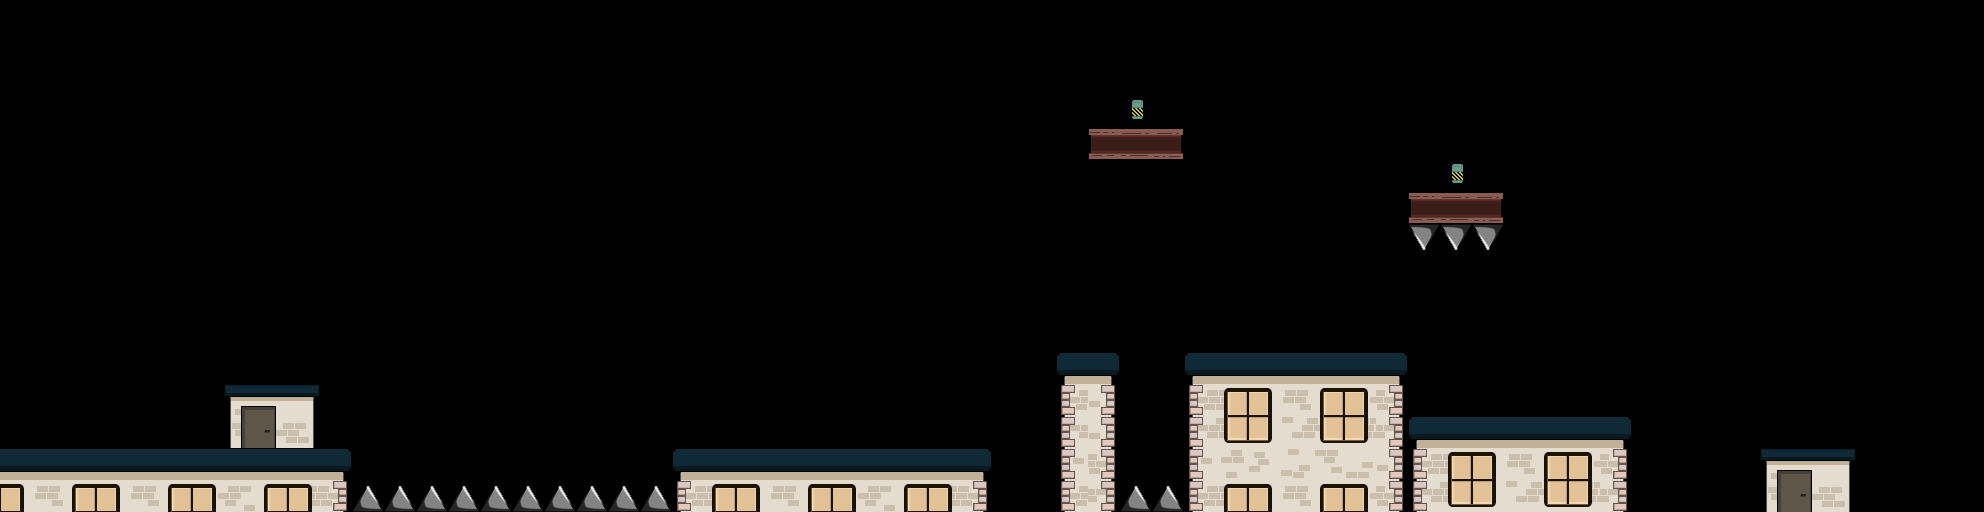

Below is a game level as drawn by its tile map, then a one-line description and the .tmx that defines it (tile-layer data replaced by summaries):
An orthogonal 62x16 tile map with 32x32 px tiles, 1 tile layer (Tile Layer), 3 tilesets and 21 objects (17x Body, InhalantSpawn, PendulumSpawn, PlayerSpawn, EndPointSpawn).

<map version="1.0" orientation="orthogonal" width="62" height="16" tilewidth="32" tileheight="32">
 <properties>
  <property name="props:Physics:DrawMode" value="" />
 </properties>
 <tileset firstgid="1" name="rooftops" tilewidth="32" tileheight="32">
  <image source="rooftops.png" width="320" height="192" />
 </tileset>
 <tileset firstgid="61" name="spikes 32px" tilewidth="32" tileheight="32">
  <image source="spikes 32px.png" width="64" height="96" />
 </tileset>
 <tileset firstgid="67" name="plank" tilewidth="32" tileheight="32">
  <image source="plank.png" width="96" height="96" />
 </tileset>
 <layer name="Tile Layer" width="62" height="16">
  <data>[992 cells, 151 non-empty, 47 distinct tile ids]</data>
 </layer>
 <objectgroup name="Enemy" width="62" height="16">
  <object name="Inhalant" type="InhalantSpawn" x="1521" y="394">
   <properties>
    <property name="props:aggroRadius" value="64" />
    <property name="props:enemyType" value="3" />
    <property name="props:patrolDirection" value="-1" />
    <property name="props:patrolRadius" value="32" />
    <property name="props:patrolSpeed" value="1" />
   </properties>
   <ellipse />
  </object>
  <object name="Ground" type="Body" x="224" y="384" width="96" height="64">
   <properties>
    <property name="props:IsGround" value="" />
    <property name="props:bodyType" value="static" />
    <property name="props:friction" value="1" />
   </properties>
  </object>
  <object name="swing" type="PendulumSpawn" x="1136" y="159">
   <properties>
    <property name="props:radius" value="80" />
   </properties>
   <ellipse />
  </object>
 </objectgroup>
 <objectgroup name="Player" width="62" height="16">
  <object name="player" type="PlayerSpawn" x="63" y="394">
   <properties>
    <property name="props:Player" value="" />
    <property name="props:canJump" value="" />
    <property name="props:playerImage" value="Images/Neg/Main Char Neg.png" />
   </properties>
   <ellipse />
  </object>
 </objectgroup>
 <objectgroup name="Object Layer 1" width="62" height="16">
  <object name="Ground" type="Body" x="0" y="448" width="352" height="64">
   <properties>
    <property name="props:IsGround" value="" />
    <property name="props:IsWall" value="" />
    <property name="props:bodyType" value="static" />
    <property name="props:friction" value="1" />
   </properties>
  </object>
  <object name="Ground" type="Body" x="1408" y="416" width="224" height="96">
   <properties>
    <property name="props:IsGround" value="" />
    <property name="props:bodyType" value="static" />
    <property name="props:friction" value="1" />
   </properties>
  </object>
  <object name="Ground" type="Body" x="0" y="512" width="1984" height="32">
   <properties>
    <property name="props:IsPit" value="" />
    <property name="props:bodyType" value="static" />
    <property name="props:friction" value="1" />
   </properties>
  </object>
  <object name="EndPoint" type="EndPointSpawn" x="1807" y="415">
   <ellipse />
  </object>
  <object name="Ground" type="Body" x="673" y="447" width="320" height="64">
   <properties>
    <property name="props:IsGround" value="" />
    <property name="props:bodyType" value="static" />
    <property name="props:friction" value="1" />
   </properties>
  </object>
  <object name="Ground" type="Body" x="0" y="-32" width="1984" height="32">
   <properties>
    <property name="props:bodyType" value="static" />
    <property name="props:friction" value="1" />
   </properties>
  </object>
  <object name="Ground" type="Body" x="1984" y="0" width="32" height="512">
   <properties>
    <property name="props:IsWall" value="" />
    <property name="props:bodyType" value="static" />
    <property name="props:friction" value="1" />
   </properties>
  </object>
  <object name="Ground" type="Body" x="1184" y="352" width="224" height="160">
   <properties>
    <property name="props:IsGround" value="" />
    <property name="props:IsWall" value="" />
    <property name="props:bodyType" value="static" />
    <property name="props:friction" value="1" />
   </properties>
  </object>
  <object name="Ground" type="Body" x="1408" y="192" width="96" height="32">
   <properties>
    <property name="props:IsGround" value="" />
    <property name="props:bodyType" value="static" />
    <property name="props:friction" value="1" />
   </properties>
  </object>
  <object name="Spikes" type="Body" x="1124" y="479" width="61" height="31">
   <properties>
    <property name="props:IsSpike" value="" />
    <property name="props:bodyType" value="static" />
    <property name="props:bounce" value="1" />
    <property name="props:friction" value="1" />
   </properties>
  </object>
  <object name="Spikes" type="Body" x="1408" y="226" width="96" height="25">
   <properties>
    <property name="props:IsSpike" value="" />
    <property name="props:bodyType" value="static" />
    <property name="props:bounce" value="1" />
    <property name="props:friction" value="1" />
   </properties>
  </object>
  <object name="Ground" type="Body" x="1760" y="446" width="96" height="64">
   <properties>
    <property name="props:IsGround" value="" />
    <property name="props:bodyType" value="static" />
    <property name="props:friction" value="1" />
   </properties>
  </object>
  <object name="Ground" type="Body" x="320" y="443" height="7">
   <properties>
    <property name="props:IsGround" value="" />
    <property name="props:IsWall" value="" />
    <property name="props:bodyType" value="static" />
    <property name="props:friction" value="1" />
   </properties>
  </object>
  <object name="Spikes" type="Body" x="352" y="480" width="320" height="32">
   <properties>
    <property name="props:IsSpike" value="" />
    <property name="props:bodyType" value="static" />
    <property name="props:bounce" value="1" />
    <property name="props:friction" value="1" />
   </properties>
  </object>
  <object name="Ground" type="Body" x="-32" y="0" width="32" height="512">
   <properties>
    <property name="props:IsWall" value="" />
    <property name="props:bodyType" value="static" />
    <property name="props:friction" value="1" />
   </properties>
  </object>
 </objectgroup>
 <objectgroup name="Obstacle" width="62" height="16">
  <object name="Ground" type="Body" x="1058" y="350" width="63" height="162">
   <properties>
    <property name="props:IsGround" value="" />
    <property name="props:IsWall" value="" />
    <property name="props:bodyType" value="static" />
    <property name="props:friction" value="1" />
   </properties>
  </object>
  <object name="Ground" type="Body" x="1088" y="128" width="96" height="32">
   <properties>
    <property name="props:IsGround" value="" />
    <property name="props:bodyType" value="static" />
    <property name="props:friction" value="1" />
   </properties>
  </object>
 </objectgroup>
</map>